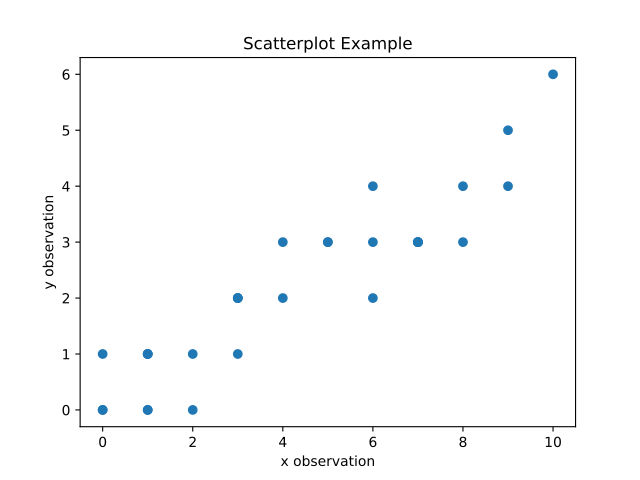

The Python source for this figure:
##################################################################################
###                           IMPORT LIBRARIES                                 ###
##################################################################################

import matplotlib

## NOTE: How-To: Run This Script On Your Computer
#
# To render the website, I have to use a "headless" backend to generate the images. 
# If you want to run this script on your computer, comment out the following line 
# with the "#" you see appended to each line of this comment:

matplotlib.use('agg')

##################################################################################
###                                SCRIPT                                      ###
##################################################################################

import matplotlib.pyplot as mpl
import statistics as stat

bivariate_data = [
    (2, 1), (8, 3), (1, 1), (2, 0), (9, 4), (3, 2), (5, 3),
    (1, 0), (7, 3), (6, 3), (3, 2), (0, 0), (0, 1), (8, 4),
    (0, 0), (3, 1), (4, 3), (7, 3), (1, 1), (10, 6), (6, 4),
    (3, 2), (7, 3), (6, 2), (9, 5), (5, 3), (1, 1), (4, 2),
    (1, 0), (7, 3)
]
(fig, axes) = mpl.subplots()

# separate x and y data
x_data = [ obs[0] for obs in bivariate_data ]
y_data = [ obs[1] for obs in bivariate_data ]

axes.scatter(x_data, y_data)

# label axes
mpl.title("Scatterplot Example")
axes.set_ylabel("y observation")
axes.set_xlabel("x observation")

mpl.show()
